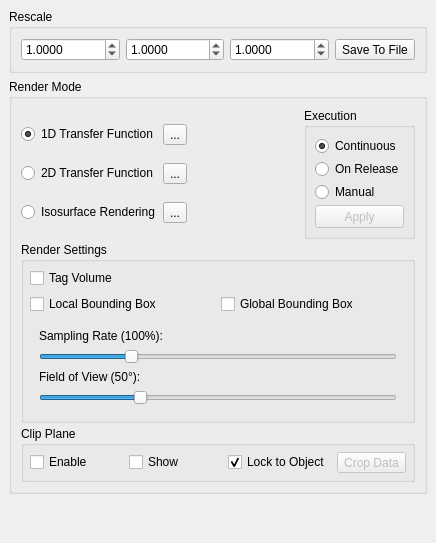
  <widget class="QDockWidget" name="dockWidget_RenderOptions">
   <property name="minimumSize">
    <size>
     <width>436</width>
     <height>503</height>
    </size>
   </property>
   <property name="windowTitle">
    <string>Rendering Options</string>
   </property>
   <attribute name="dockWidgetArea">
    <number>2</number>
   </attribute>
   <widget class="QWidget" name="dockWidgetContents_7">
    <layout class="QVBoxLayout" name="verticalLayout_13">
     <item>
      <widget class="QGroupBox" name="groupBox_12">
       <property name="title">
        <string>Rescale</string>
       </property>
       <layout class="QHBoxLayout" name="horizontalLayout_18">
        <property name="leftMargin">
         <number>9</number>
        </property>
        <property name="topMargin">
         <number>9</number>
        </property>
        <property name="rightMargin">
         <number>9</number>
        </property>
        <property name="bottomMargin">
         <number>9</number>
        </property>
        <item>
         <widget class="QDoubleSpinBox" name="doubleSpinBox_RescaleX">
          <property name="sizePolicy">
           <sizepolicy hsizetype="Preferred" vsizetype="Fixed">
            <horstretch>0</horstretch>
            <verstretch>0</verstretch>
           </sizepolicy>
          </property>
          <property name="decimals">
           <number>4</number>
          </property>
          <property name="minimum">
           <double>0.001000000000000</double>
          </property>
          <property name="singleStep">
           <double>0.100000000000000</double>
          </property>
          <property name="value">
           <double>1.000000000000000</double>
          </property>
         </widget>
        </item>
        <item>
         <widget class="QDoubleSpinBox" name="doubleSpinBox_RescaleY">
          <property name="sizePolicy">
           <sizepolicy hsizetype="Preferred" vsizetype="Fixed">
            <horstretch>0</horstretch>
            <verstretch>0</verstretch>
           </sizepolicy>
          </property>
          <property name="decimals">
           <number>4</number>
          </property>
          <property name="minimum">
           <double>0.001000000000000</double>
          </property>
          <property name="singleStep">
           <double>0.100000000000000</double>
          </property>
          <property name="value">
           <double>1.000000000000000</double>
          </property>
         </widget>
        </item>
        <item>
         <widget class="QDoubleSpinBox" name="doubleSpinBox_RescaleZ">
          <property name="sizePolicy">
           <sizepolicy hsizetype="Preferred" vsizetype="Fixed">
            <horstretch>0</horstretch>
            <verstretch>0</verstretch>
           </sizepolicy>
          </property>
          <property name="decimals">
           <number>4</number>
          </property>
          <property name="minimum">
           <double>0.001000000000000</double>
          </property>
          <property name="singleStep">
           <double>0.100000000000000</double>
          </property>
          <property name="value">
           <double>1.000000000000000</double>
          </property>
         </widget>
        </item>
        <item>
         <widget class="QToolButton" name="toolButton_SaveAspectRatio">
          <property name="text">
           <string>Save To File</string>
          </property>
         </widget>
        </item>
       </layout>
      </widget>
     </item>
     <item>
      <widget class="QGroupBox" name="groupBox_9">
       <property name="title">
        <string>Render Mode</string>
       </property>
       <layout class="QVBoxLayout" name="verticalLayout_15">
        <property name="spacing">
         <number>3</number>
        </property>
        <property name="leftMargin">
         <number>9</number>
        </property>
        <property name="topMargin">
         <number>9</number>
        </property>
        <property name="rightMargin">
         <number>9</number>
        </property>
        <property name="bottomMargin">
         <number>9</number>
        </property>
        <item>
         <widget class="QFrame" name="frame_17">
          <property name="frameShape">
           <enum>QFrame::NoFrame</enum>
          </property>
          <property name="frameShadow">
           <enum>QFrame::Raised</enum>
          </property>
          <property name="lineWidth">
           <number>0</number>
          </property>
          <layout class="QHBoxLayout" name="horizontalLayout_17">
           <property name="spacing">
            <number>3</number>
           </property>
           <property name="leftMargin">
            <number>0</number>
           </property>
           <property name="topMargin">
            <number>0</number>
           </property>
           <property name="rightMargin">
            <number>0</number>
           </property>
           <property name="bottomMargin">
            <number>0</number>
           </property>
           <item>
            <widget class="QFrame" name="frame_18">
             <property name="frameShape">
              <enum>QFrame::NoFrame</enum>
             </property>
             <property name="frameShadow">
              <enum>QFrame::Plain</enum>
             </property>
             <property name="lineWidth">
              <number>0</number>
             </property>
             <layout class="QVBoxLayout" name="verticalLayout_33">
              <property name="spacing">
               <number>3</number>
              </property>
              <property name="leftMargin">
               <number>0</number>
              </property>
              <property name="topMargin">
               <number>0</number>
              </property>
              <property name="rightMargin">
               <number>0</number>
              </property>
              <property name="bottomMargin">
               <number>0</number>
              </property>
              <item>
               <widget class="QRadioButton" name="radioButton_1DTrans">
                <property name="minimumSize">
                 <size>
                  <width>0</width>
                  <height>18</height>
                 </size>
                </property>
                <property name="toolTip">
                 <string>Use 1D transfer functions [1]</string>
                </property>
                <property name="statusTip">
                 <string>Use 1D transfer functions [1]</string>
                </property>
                <property name="text">
                 <string>1D Transfer Function</string>
                </property>
                <property name="shortcut">
                 <string>1</string>
                </property>
                <property name="checked">
                 <bool>true</bool>
                </property>
               </widget>
              </item>
              <item>
               <widget class="QRadioButton" name="radioButton_2DTrans">
                <property name="minimumSize">
                 <size>
                  <width>0</width>
                  <height>18</height>
                 </size>
                </property>
                <property name="toolTip">
                 <string>Use 2D transfer functions [2]</string>
                </property>
                <property name="statusTip">
                 <string>Use 2D transfer functions [2]</string>
                </property>
                <property name="text">
                 <string>2D Transfer Function</string>
                </property>
                <property name="shortcut">
                 <string>2</string>
                </property>
               </widget>
              </item>
              <item>
               <widget class="QRadioButton" name="radioButton_Iso">
                <property name="minimumSize">
                 <size>
                  <width>0</width>
                  <height>18</height>
                 </size>
                </property>
                <property name="statusTip">
                 <string>Use Isosurfacing [3]</string>
                </property>
                <property name="whatsThis">
                 <string>Use Isosurfacing [3]</string>
                </property>
                <property name="text">
                 <string>Isosurface Rendering</string>
                </property>
                <property name="shortcut">
                 <string>3</string>
                </property>
               </widget>
              </item>
             </layout>
            </widget>
           </item>
           <item>
            <widget class="QFrame" name="frame_19">
             <property name="frameShape">
              <enum>QFrame::NoFrame</enum>
             </property>
             <property name="frameShadow">
              <enum>QFrame::Plain</enum>
             </property>
             <property name="lineWidth">
              <number>0</number>
             </property>
             <layout class="QVBoxLayout" name="verticalLayout_34">
              <property name="spacing">
               <number>2</number>
              </property>
              <property name="leftMargin">
               <number>0</number>
              </property>
              <property name="topMargin">
               <number>0</number>
              </property>
              <property name="rightMargin">
               <number>0</number>
              </property>
              <property name="bottomMargin">
               <number>0</number>
              </property>
              <item>
               <widget class="QToolButton" name="toolButton_Open1DTrans">
                <property name="toolTip">
                 <string>Show 1D transfer function editor.</string>
                </property>
                <property name="statusTip">
                 <string>Show 1D transfer function editor.</string>
                </property>
                <property name="whatsThis">
                 <string>Show 1D transfer function editor.</string>
                </property>
                <property name="text">
                 <string>...</string>
                </property>
               </widget>
              </item>
              <item>
               <widget class="QToolButton" name="toolButton_Open2DTrans">
                <property name="toolTip">
                 <string>Show 2D transfer function editor.</string>
                </property>
                <property name="statusTip">
                 <string>Show 2D transfer function editor.</string>
                </property>
                <property name="whatsThis">
                 <string>Show 2D transfer function editor.</string>
                </property>
                <property name="text">
                 <string>...</string>
                </property>
               </widget>
              </item>
              <item>
               <widget class="QToolButton" name="toolButton_OpenIso">
                <property name="toolTip">
                 <string>Show isosurface editor.</string>
                </property>
                <property name="statusTip">
                 <string>Show isosurface editor.</string>
                </property>
                <property name="whatsThis">
                 <string>Show isosurface editor.</string>
                </property>
                <property name="text">
                 <string>...</string>
                </property>
               </widget>
              </item>
             </layout>
            </widget>
           </item>
           <item>
            <spacer name="horizontalSpacer">
             <property name="orientation">
              <enum>Qt::Horizontal</enum>
             </property>
             <property name="sizeHint" stdset="0">
              <size>
               <width>40</width>
               <height>20</height>
              </size>
             </property>
            </spacer>
           </item>
           <item>
            <widget class="QGroupBox" name="groupBox_5">
             <property name="title">
              <string>Execution</string>
             </property>
             <layout class="QVBoxLayout" name="verticalLayout_4">
              <property name="spacing">
               <number>3</number>
              </property>
              <property name="leftMargin">
               <number>8</number>
              </property>
              <property name="topMargin">
               <number>8</number>
              </property>
              <property name="rightMargin">
               <number>8</number>
              </property>
              <property name="bottomMargin">
               <number>8</number>
              </property>
              <item>
               <widget class="QRadioButton" name="radioButton_UpdateContinuous">
                <property name="toolTip">
                 <string>All changes to the transfer functions are continously committed to the volume.</string>
                </property>
                <property name="statusTip">
                 <string>All changes to the transfer functions are continously committed to the volume.</string>
                </property>
                <property name="text">
                 <string>Continuous</string>
                </property>
                <property name="checked">
                 <bool>true</bool>
                </property>
               </widget>
              </item>
              <item>
               <widget class="QRadioButton" name="radioButton_UpdateOnRelease">
                <property name="toolTip">
                 <string>Changes to the transfer function affect the volume only on mouse release. Select this option if the continous mode is too slow in your machine.</string>
                </property>
                <property name="statusTip">
                 <string>Changes to the transfer function affect the volume only on mouse release. Select this option if the continous mode is to slow in your machine.</string>
                </property>
                <property name="text">
                 <string>On Release</string>
                </property>
               </widget>
              </item>
              <item>
               <widget class="QRadioButton" name="radioButton_UpdateManual">
                <property name="toolTip">
                 <string>Only upon pressing the &quot;Apply&quot; button below are changes committed to the volume. Select this option of even in &quot;On Release&quot; mode the update is to slow in your machine.</string>
                </property>
                <property name="statusTip">
                 <string>Only upon pressing the &quot;Apply&quot; button below are changes committed to the volume. Select this option of even in &quot;On Release&quot; mode the update is to slow in your machine.</string>
                </property>
                <property name="text">
                 <string>Manual</string>
                </property>
               </widget>
              </item>
              <item>
               <widget class="QPushButton" name="pushButton_ApplyUpdate">
                <property name="enabled">
                 <bool>false</bool>
                </property>
                <property name="minimumSize">
                 <size>
                  <width>0</width>
                  <height>23</height>
                 </size>
                </property>
                <property name="toolTip">
                 <string>Apply changes to the transfer function. Only enabled in Manual mode.</string>
                </property>
                <property name="statusTip">
                 <string>Apply changes to the transfer function. Only enabled in Manual mode.</string>
                </property>
                <property name="text">
                 <string>Apply</string>
                </property>
               </widget>
              </item>
             </layout>
            </widget>
           </item>
          </layout>
         </widget>
        </item>
        <item>
         <widget class="QGroupBox" name="groupBox_11">
          <property name="title">
           <string>Render Settings</string>
          </property>
          <layout class="QVBoxLayout" name="verticalLayout_25">
           <property name="leftMargin">
            <number>6</number>
           </property>
           <property name="topMargin">
            <number>6</number>
           </property>
           <property name="rightMargin">
            <number>6</number>
           </property>
           <property name="bottomMargin">
            <number>6</number>
           </property>
           <item>
            <widget class="QFrame" name="frame_6">
             <property name="frameShape">
              <enum>QFrame::NoFrame</enum>
             </property>
             <property name="frameShadow">
              <enum>QFrame::Plain</enum>
             </property>
             <property name="lineWidth">
              <number>0</number>
             </property>
             <layout class="QHBoxLayout" name="horizontalLayout_41">
              <property name="leftMargin">
               <number>0</number>
              </property>
              <property name="topMargin">
               <number>0</number>
              </property>
              <property name="rightMargin">
               <number>0</number>
              </property>
              <property name="bottomMargin">
               <number>0</number>
              </property>
              <item>
               <widget class="QCheckBox" name="checkBox_TagVolume">
                <property name="text">
                 <string>Tag Volume</string>
                </property>
               </widget>
              </item>
             </layout>
            </widget>
           </item>
           <item>
            <widget class="QFrame" name="frame_26">
             <property name="frameShape">
              <enum>QFrame::NoFrame</enum>
             </property>
             <property name="frameShadow">
              <enum>QFrame::Plain</enum>
             </property>
             <property name="lineWidth">
              <number>0</number>
             </property>
             <layout class="QHBoxLayout" name="horizontalLayout_30">
              <property name="leftMargin">
               <number>0</number>
              </property>
              <property name="topMargin">
               <number>0</number>
              </property>
              <property name="rightMargin">
               <number>0</number>
              </property>
              <property name="bottomMargin">
               <number>0</number>
              </property>
              <item>
               <widget class="QCheckBox" name="checkBox_LBBox">
                <property name="toolTip">
                 <string>Display per-brick bounding boxes.</string>
                </property>
                <property name="text">
                 <string>Local Bounding Box</string>
                </property>
               </widget>
              </item>
              <item>
               <widget class="QCheckBox" name="checkBox_GBBox">
                <property name="toolTip">
                 <string>Display the bounding box of the dataset</string>
                </property>
                <property name="text">
                 <string>Global Bounding Box</string>
                </property>
               </widget>
              </item>
             </layout>
            </widget>
           </item>
           <item>
            <widget class="QFrame" name="frame_5">
             <property name="frameShape">
              <enum>QFrame::NoFrame</enum>
             </property>
             <property name="frameShadow">
              <enum>QFrame::Plain</enum>
             </property>
             <property name="lineWidth">
              <number>0</number>
             </property>
             <layout class="QVBoxLayout" name="verticalLayout_26">
              <item>
               <widget class="QLabel" name="label_SamplingRate">
                <property name="text">
                 <string>Sampling Rate (100%):</string>
                </property>
               </widget>
              </item>
              <item>
               <widget class="QSlider" name="horizontalSlider_Sampling">
                <property name="toolTip">
                 <string>Sampling rate.  Lower for increased performance.  Raise to generate high-quality images.</string>
                </property>
                <property name="minimum">
                 <number>1</number>
                </property>
                <property name="maximum">
                 <number>400</number>
                </property>
                <property name="value">
                 <number>100</number>
                </property>
                <property name="orientation">
                 <enum>Qt::Horizontal</enum>
                </property>
               </widget>
              </item>
              <item>
               <widget class="QLabel" name="label_FoV">
                <property name="text">
                 <string>Field of View (50°):</string>
                </property>
               </widget>
              </item>
              <item>
               <widget class="QSlider" name="horizontalSlider_FoV">
                <property name="toolTip">
                 <string>Field of View.  Specify the angle/field of view of the virtual camera.</string>
                </property>
                <property name="minimum">
                 <number>1</number>
                </property>
                <property name="maximum">
                 <number>179</number>
                </property>
                <property name="value">
                 <number>50</number>
                </property>
                <property name="orientation">
                 <enum>Qt::Horizontal</enum>
                </property>
               </widget>
              </item>
             </layout>
            </widget>
           </item>
          </layout>
         </widget>
        </item>
        <item>
         <widget class="QGroupBox" name="groupBox_ClipPlane">
          <property name="title">
           <string>Clip Plane</string>
          </property>
          <layout class="QHBoxLayout" name="horizontalLayout_19">
           <property name="leftMargin">
            <number>6</number>
           </property>
           <property name="topMargin">
            <number>6</number>
           </property>
           <property name="rightMargin">
            <number>6</number>
           </property>
           <property name="bottomMargin">
            <number>6</number>
           </property>
           <item>
            <widget class="QCheckBox" name="checkBox_ClipPlane">
             <property name="toolTip">
              <string>Enables a clip plane</string>
             </property>
             <property name="whatsThis">
              <string>Clips the data along a mouse-controlled plane.  Hold control to change clip plane settings.</string>
             </property>
             <property name="text">
              <string>Enable</string>
             </property>
            </widget>
           </item>
           <item>
            <widget class="QCheckBox" name="checkBox_ClipShow">
             <property name="toolTip">
              <string>Display a widget detailing the location and orientation of the clip plane</string>
             </property>
             <property name="text">
              <string>Show</string>
             </property>
            </widget>
           </item>
           <item>
            <widget class="QCheckBox" name="checkBox_ClipLockObject">
             <property name="toolTip">
              <string>Rotate the clip plane when rotating the dataset.</string>
             </property>
             <property name="text">
              <string>Lock to Object</string>
             </property>
             <property name="checked">
              <bool>true</bool>
             </property>
            </widget>
           </item>
           <item>
            <widget class="QToolButton" name="toolButton_CropData">
             <property name="enabled">
              <bool>false</bool>
             </property>
             <property name="text">
              <string>Crop Data</string>
             </property>
            </widget>
           </item>
          </layout>
         </widget>
        </item>
       </layout>
      </widget>
     </item>
     <item>
      <spacer name="verticalSpacer_13">
       <property name="orientation">
        <enum>Qt::Vertical</enum>
       </property>
       <property name="sizeHint" stdset="0">
        <size>
         <width>20</width>
         <height>40</height>
        </size>
       </property>
      </spacer>
     </item>
    </layout>
   </widget>
  </widget>
